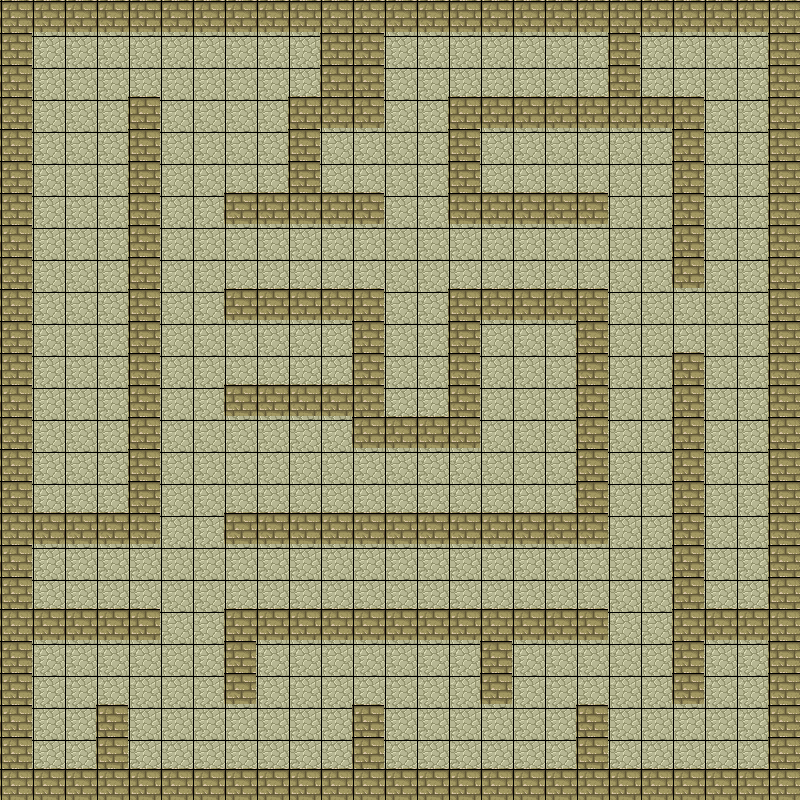

Rendered tile map (Tiled .tmx) drawn with the repository's tilesets; below, a short description and the map source with its tile grids summarised:
An orthogonal 25x25 tile map with 32x32 px tiles, 1 tile layer (Tile Layer 1) and 1 object.

<map version="1.0" orientation="orthogonal" renderorder="right-down" width="25" height="25" tilewidth="32" tileheight="32">
 <tileset firstgid="1" name="desert" tilewidth="32" tileheight="32">
  <image source="../examples/tmw_desert_spacing.png" width="265" height="199" />
  <tile id="9">
   <objectgroup draworder="index">
    <object x="2" y="2" width="30" height="28" />
   </objectgroup>
  </tile>
 </tileset>
 <layer name="Tile Layer 1" width="25" height="25">
  <data>[625 cells, 625 non-empty, 2 distinct tile ids]</data>
 </layer>
</map>
